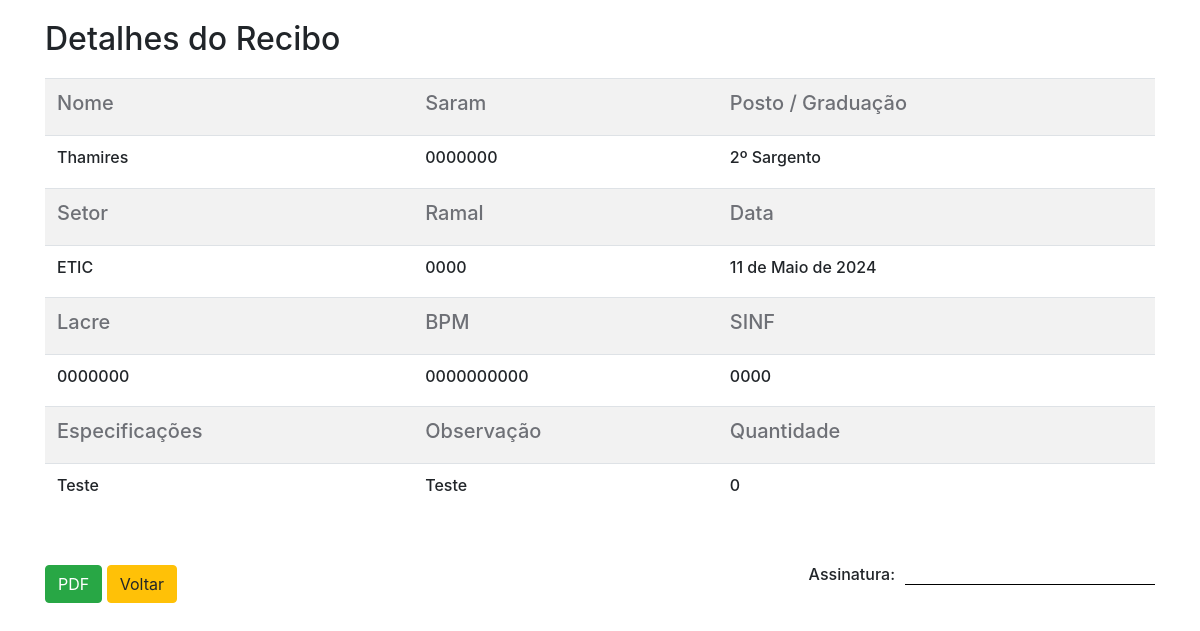
The app's page /16/detail/ with its own data.
### recibo_e_cautela/models.py (models this page shows, shortened)
class Base(models.Model):
    criados = models.DateField('Criação', auto_now_add=True)
    modificado = models.DateField('Atualização', auto_now=True)
    ativo = models.BooleanField('Ativo?', default=True)
    class Meta:
        abstract = True

class Recibo(Base):
    nome = models.CharField('Nome', max_length=100)
    saram = models.CharField('Saram', max_length=7)
    graduacao = models.CharField('Posto / Graduação', max_length=100)
    setor = models.CharField('Setor / Seção', max_length=100)
    ramal = models.CharField('Ramal', max_length=4)
    data = models.DateField('Data', default=timezone.now) # Troca do datatime por timezone
    especificacoes = models.CharField('Especifiações', max_length=200)
    observacao = models.CharField('Observação', max_length=500)
    sinf = models.CharField('SINF', max_length=4)
    lacre = models.CharField('Lacre', max_length=7)
    bmp = models.CharField('BMP', max_length=10)
    quantidade = models.IntegerField('Quantidade') # Retirada do max_lenght 100

### recibo_e_cautela/views.py (the view)
# urls.py: path('<int:pk>/detail/', DetailReciboView.as_view(), name='detail_recibo')
class DetailReciboView(DetailView):
    models = Recibo
    template_name = 'recibo_detail.html'
    queryset = Recibo.objects
    context_object_name = 'recibo'

### recibo_e_cautela/templates/recibo_detail.html
{% extends 'base.html' %}
{% block content %}
  <div class="content">
    <div class="block-pdf">
      <h2 class="title-detail">Detalhes do Recibo</h2>
      <table class="table table-detail table-striped">
        <tr>
          <th scope="col"><h5>Nome</h5></th>
          <th scope="col"><h5>Saram</h5></th>
          <th scope="col"><h5>Posto / Graduação</h5></th>
        </tr>
        <tr>
          <td scope="row"><h6>{{ recibo.nome }}</h6></td>
          <td scope="row"><h6>{{ recibo.saram }}</h6></td>
          <td scope="row"><h6>{{ recibo.graduacao }}</h6></td>
        </tr>
        <tr>
          <th scope="col"><h5>Setor</h5></th>
          <th scope="col"><h5>Ramal</h5></th>
          <th scope="col"><h5>Data</h5></th>
        </tr>
        <tr>
          <td scope="row"><h6>{{ recibo.setor }}</h6></td>
          <td scope="row"><h6>{{ recibo.ramal }}</h6></td>
          <td scope="row"><h6>{{ recibo.data }}</h6></td>
        </tr>
        <tr>
          <th scope="col"><h5>Lacre</h5></th>
          <th scope="col"><h5>BPM</h5></th>
          <th scope="col"><h5>SINF</h5></th>
        </tr>
        <tr>
          <td scope="row"><h6>{{ recibo.lacre }}</h6></td>
          <td scope="row"><h6>{{ recibo.bmp }}</h6></td>
          <td scope="row"><h6>{{ recibo.sinf }}</h6></td>
        </tr>
        <tr>
          <th scope="col"><h5>Especificações</h5></th>
          <th scope="col"><h5>Observação</h5></th>
          <th scope="col"><h5>Quantidade</h5></th>
        </tr>
        <tr>
          <td scope="row"><h6>{{ recibo.especificacoes }}</h6></td>
          <td scope="row"><h6>{{ recibo.observacao }}</h6></td>
          <td scope="row"><h6>{{ recibo.quantidade }}</h6></td>
        </tr>
      </table>
      <div class="block-assinatura">
        <div class="assinatura">
          <h6>Assinatura:</h6>
        </div>
        <div class="line">
          <hr>
        </div>
      </div>
    </div>
    <button onclick="gerarPDF()" type="button" class="btn btn-success">PDF</button>
    <a href="{% url 'recibos' %}" class="btn btn-warning">Voltar</a>
  </div>
{% endblock %}

### recibo_e_cautela/static/css/style.css (style rules this page uses)
.content { margin: 20px auto 40px!important; }
.title-detail { margin-bottom: 50px; }
h2 { margin-bottom: 20px!important; }
h5 { color: #6e7076; }
.assinatura { float:left; margin-left: 15px; margin-right: 10px; }
.line { float:left; width:250px; }
.line hr { margin-top: 1.2rem; border-top: 1px solid #000; }
.table-detail { margin-bottom: 50px!important; }
.block-assinatura { float:right; }

### records on screen
Recibo: nome "Thamires", saram "0000000", graduacao "2º Sargento", setor "ETIC", ramal "0000", data "11 de Maio de 2024", lacre "0000000", bmp "0000000000", sinf "0000", especificacoes "Teste", observacao "Teste", quantidade "0"
